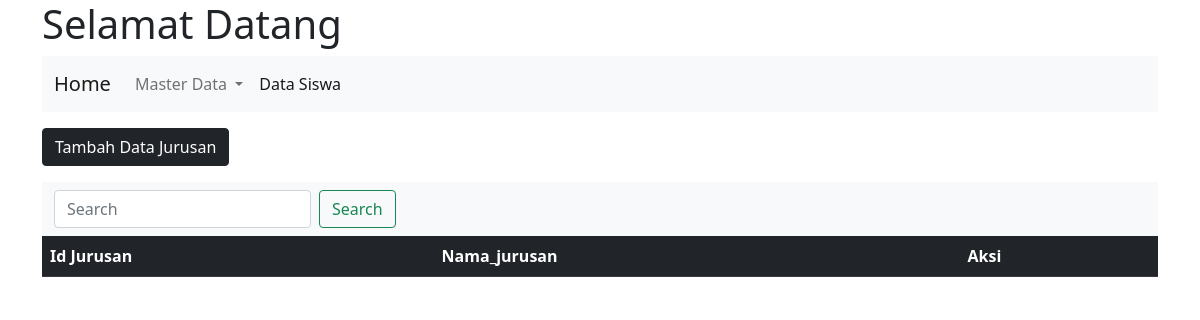
The page /jurusan/jurusan.php on the database as committed earlier.
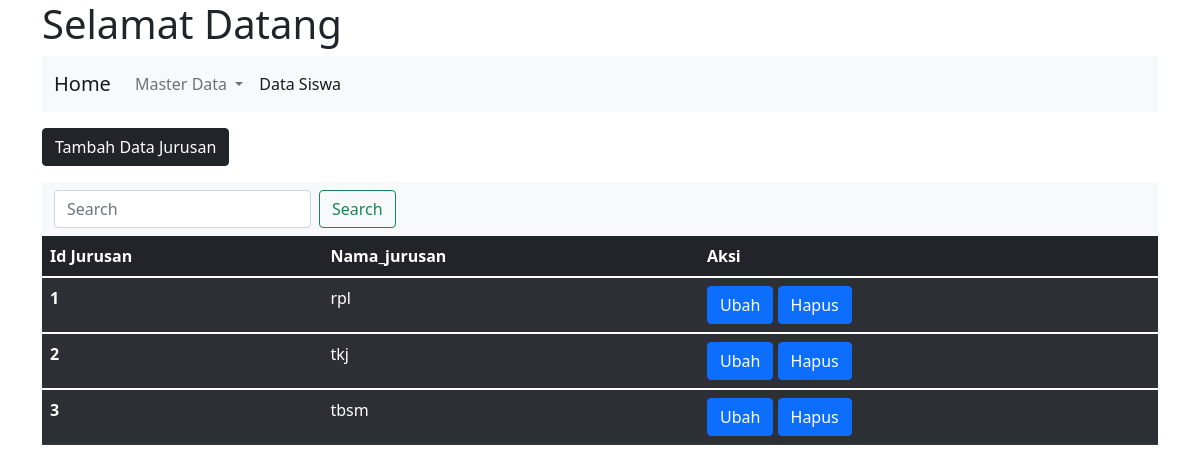
The same page on the database as committed later.
### tables this page shows
CREATE TABLE `jurusan` (
  `id_jurusan` int(11) NOT NULL,
  `Nama_jurusan` varchar(50) NOT NULL
);

### function/function_jurusan.php (called while the page is built, shortened)
<?php require "../koneksi.php";
    function query($query){
        global $db;
        $result=mysqli_query($db,$query);
        $rows =[];
            while($row = mysqli_fetch_assoc($result)){
                $rows[] =$row;
           }
           return $rows;
    }
?>

### jurusan/jurusan.php (the view, shortened to what this page needs)
<?php
require "../koneksi.php";
require "../function/function_jurusan.php";
$jurusan=query("SELECT*FROM jurusan");
?>
<!doctype html>
<html lang="en">
  <head>
    <link href="../asset/css/bootstrap.min.css" rel="stylesheet">
  </head>
  <body>
    <div class="container">
  <h1>Selamat Datang</h1>
    <nav class="navbar navbar-expand-lg navbar-light bg-light">
  <div class="container-fluid">
    <a class="navbar-brand" href="../index.php">Home</a>
    <div class="collapse navbar-collapse" id="navbarNavDropdown">
      <ul class="navbar-nav">
        <li class="nav-item dropdown">
          <a class="nav-link dropdown-toggle" href="#" id="navbarDropdownMenuLink" role="button" data-bs-toggle="dropdown" aria-expanded="false">
            Master Data
          </a>
          <li class="nav-item">
          <a class="nav-link active" href="../siswa/siswa.php">Data Siswa</a>
        </li>
        </li>
      </ul>
    </div>
  </div>
</nav>
<a class="btn mt-3 mb-3  btn-dark" href="tambah_jurusan.php" role="button">Tambah Data Jurusan</a>
<nav class="navbar navbar-light bg-light">
  <div class="container-fluid">
    <form class="d-flex" action="" method="post">
      <input class="form-control me-2" type="text" name="keyword" placeholder="Search" aria-label="Search">
      <button class="btn btn-outline-success" type="submit" name="cari">Search</button>
    </form>
  </div>
</nav>
<table  class="table table-dark table-striped">
  <thead>
      <?php $i = 1; ?>
    <tr class="table-dark">
      <th scope="col">Id Jurusan</th>
      <th scope="col">Nama_jurusan</th>
      <th scope="col">Aksi</th>
    </tr>
  </thead>
  <?php foreach ($jurusan as $s): ?>
  <tbody>
    <tr>
      <th scope="row"><?php echo $i; ?></th>
      <td><?= $s ["Nama_jurusan"]; ?></td>
        <td><a class="btn btn-primary" href="ubah_jurusan.php?id=<?=$s["id_jurusan"];?>" role="button">Ubah</a>
            <a class="btn btn-primary" href="hapus_jurusan.php?id=<?=$s["id_jurusan"];?>" role="button">Hapus</a></td>
  </tbody>
    <?php $i++; ?>
    <?php endforeach;?>
</table>
</div>
  </body>
</html>

Rows that differ between the two databases and show on the page:
added jurusan: Nama_jurusan "rpl"
added jurusan: Nama_jurusan "tkj"
added jurusan: Nama_jurusan "tbsm"
